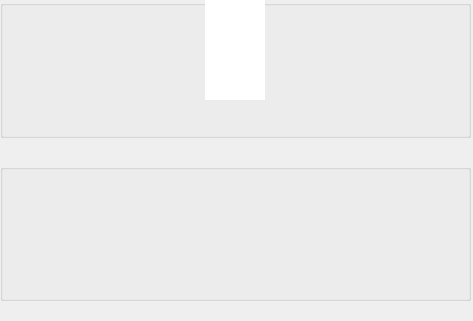
<?xml version="1.0" encoding="UTF-8"?>
<ui version="4.0">
 <class>QDlgLogin</class>
 <widget class="QDialog" name="QDlgLogin">
  <property name="geometry">
   <rect>
    <x>0</x>
    <y>0</y>
    <width>473</width>
    <height>321</height>
   </rect>
  </property>
  <property name="windowTitle">
   <string>Dialog</string>
  </property>
  <widget class="QWidget" name="gridLayoutWidget">
   <property name="geometry">
    <rect>
     <x>0</x>
     <y>0</y>
     <width>471</width>
     <height>301</height>
    </rect>
   </property>
   <layout class="QGridLayout" name="gridLayout">
    <item row="2" column="0">
     <widget class="QGroupBox" name="groupBox">
      <property name="title">
       <string/>
      </property>
     </widget>
    </item>
    <item row="0" column="0">
     <widget class="QGroupBox" name="GroupTittle">
      <property name="styleSheet">
       <string notr="true"/>
      </property>
      <property name="title">
       <string/>
      </property>
      <property name="flat">
       <bool>true</bool>
      </property>
      <widget class="QWidget" name="horizontalLayoutWidget">
       <property name="geometry">
        <rect>
         <x>-1</x>
         <y>-1</y>
         <width>471</width>
         <height>101</height>
        </rect>
       </property>
       <layout class="QHBoxLayout" name="horizontalLayout">
        <item>
         <spacer name="horizontalSpacer_2">
          <property name="orientation">
           <enum>Qt::Horizontal</enum>
          </property>
          <property name="sizeHint" stdset="0">
           <size>
            <width>40</width>
            <height>20</height>
           </size>
          </property>
         </spacer>
        </item>
        <item>
         <widget class="QLabel" name="Labelicon">
          <property name="minimumSize">
           <size>
            <width>60</width>
            <height>0</height>
           </size>
          </property>
          <property name="styleSheet">
           <string notr="true">image: url(:/images/cloudPicture.jpg);
background-color: rgb(255, 255, 255);</string>
          </property>
          <property name="text">
           <string/>
          </property>
         </widget>
        </item>
        <item>
         <spacer name="horizontalSpacer">
          <property name="orientation">
           <enum>Qt::Horizontal</enum>
          </property>
          <property name="sizeHint" stdset="0">
           <size>
            <width>40</width>
            <height>20</height>
           </size>
          </property>
         </spacer>
        </item>
       </layout>
      </widget>
     </widget>
    </item>
    <item row="1" column="0">
     <spacer name="verticalSpacer">
      <property name="orientation">
       <enum>Qt::Vertical</enum>
      </property>
      <property name="sizeType">
       <enum>QSizePolicy::Minimum</enum>
      </property>
      <property name="sizeHint" stdset="0">
       <size>
        <width>20</width>
        <height>20</height>
       </size>
      </property>
     </spacer>
    </item>
   </layout>
  </widget>
 </widget>
 <resources/>
 <connections/>
</ui>
